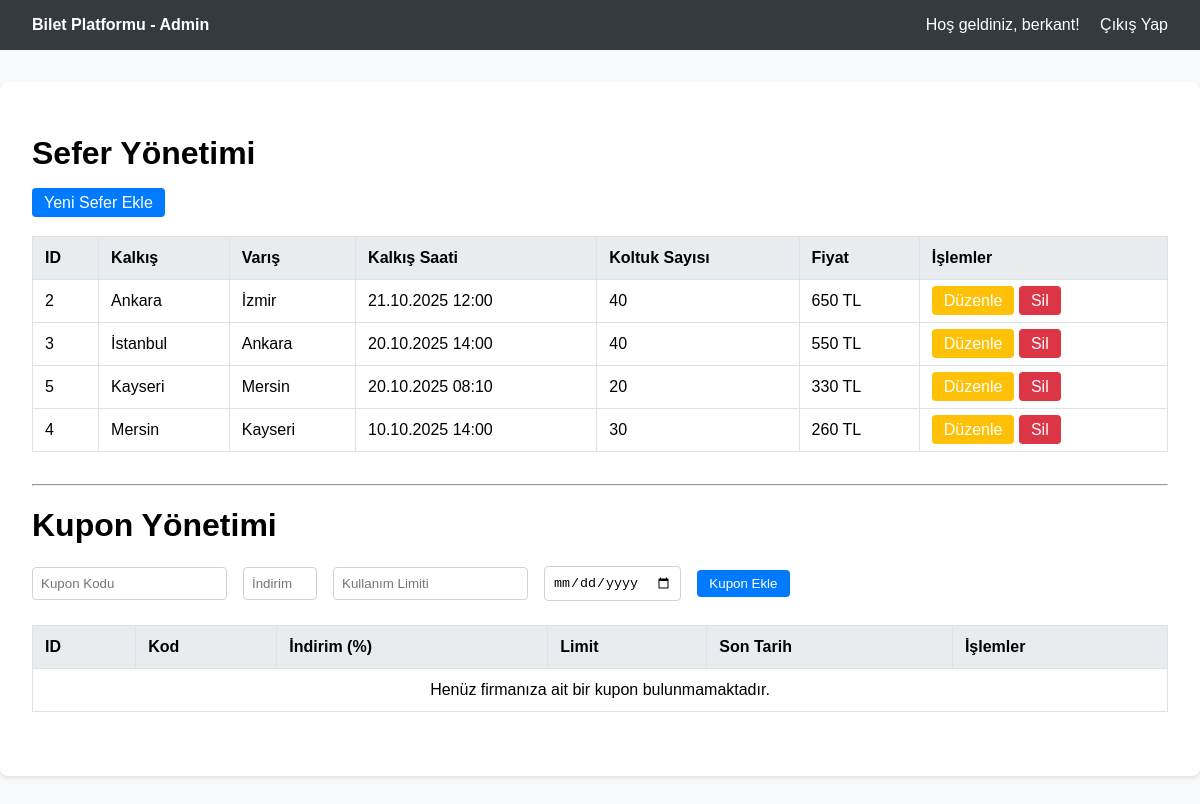
The app's page /index.php?page=company_admin_panel (signed in), older data.
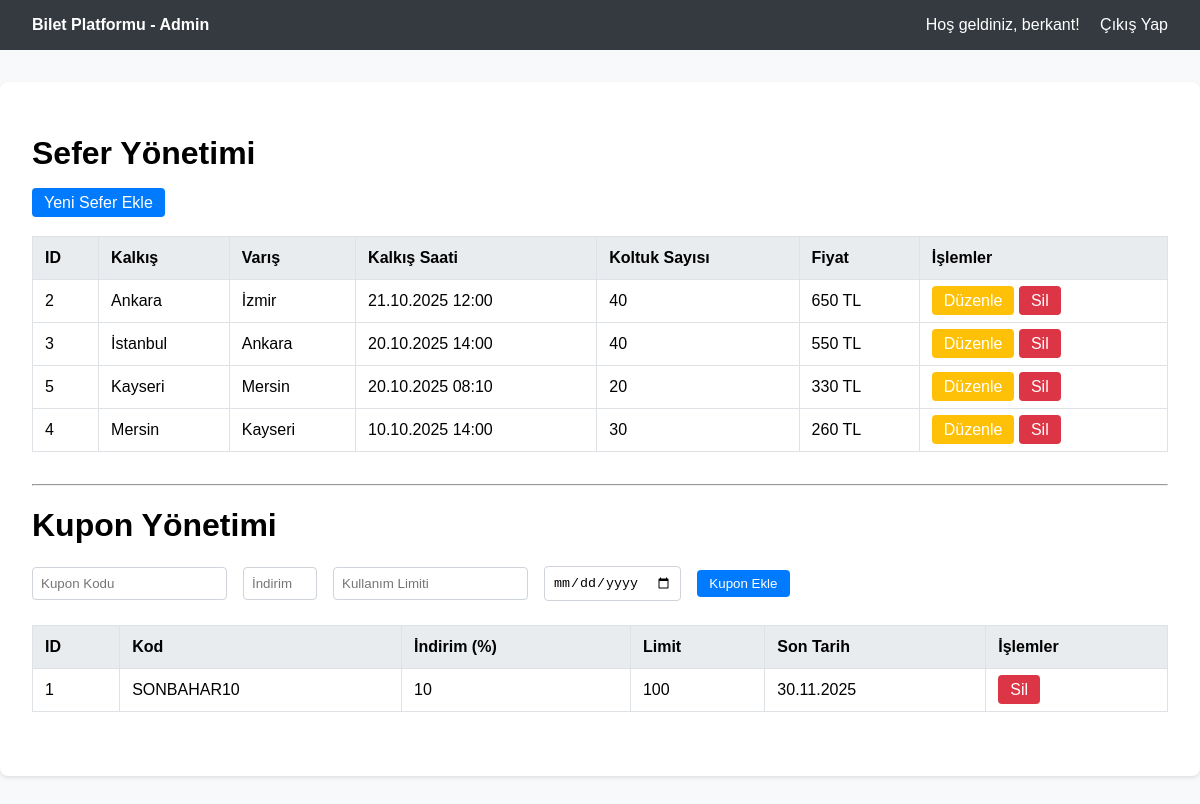
The same page, newer data.
### tables this page shows
CREATE TABLE "trips" (
	"id"	INTEGER PRIMARY KEY AUTOINCREMENT,
	"company_id"	INTEGER NOT NULL,
	"departure_location"	TEXT NOT NULL,
	"arrival_location"	TEXT NOT NULL,
	"departure_time"	TEXT NOT NULL,
	"arrival_time"	TEXT NOT NULL,
	"seat_count"	INTEGER NOT NULL,
	"price"	REAL NOT NULL,
	"created_at"	TEXT DEFAULT CURRENT_TIMESTAMP,
	FOREIGN KEY("company_id") REFERENCES "companies"("id")
);

CREATE TABLE "coupons" (
	"id"	INTEGER PRIMARY KEY AUTOINCREMENT,
	"code"	TEXT NOT NULL UNIQUE,
	"discount_rate"	INTEGER NOT NULL,
	"usage_limit"	INTEGER NOT NULL,
	"expire_date"	TEXT NOT NULL,
	"created_at"	TEXT DEFAULT CURRENT_TIMESTAMP
, company_id INTEGER REFERENCES companies(id));

### views/company_admin_panel.php (the view, shortened to what this page needs)
<?php
require_once __DIR__ . '/../config/database.php';
$company_id = $_SESSION['company_id'];
$stmt_trips = $pdo->prepare("SELECT * FROM trips WHERE company_id = ? ORDER BY departure_time DESC");
$stmt_trips->execute([$company_id]);
$company_trips = $stmt_trips->fetchAll();
$stmt_coupons = $pdo->prepare("SELECT * FROM coupons WHERE company_id = ? ORDER BY expire_date DESC");
$stmt_coupons->execute([$company_id]);
$company_coupons = $stmt_coupons->fetchAll();
?>
<!DOCTYPE html>
<html lang="tr">
<head>
</head>
<body>
    <nav class="navbar">
        <a href="/index.php?page=company_admin_panel" style="font-weight: bold;">Bilet Platformu - Admin</a>
        <div>
            <span>Hoş geldiniz, <?php echo htmlspecialchars($_SESSION['user_name']); ?>!</span>
            <a href="/index.php?action=logout">Çıkış Yap</a>
        </div>
    </nav>
    <div class="container">
        <div class="section">
            <h1>Sefer Yönetimi</h1>
            <a href="/index.php?page=add_trip" class="btn btn-primary">Yeni Sefer Ekle</a>
            <table>
                <thead>
                    <tr><th>ID</th><th>Kalkış</th><th>Varış</th><th>Kalkış Saati</th><th>Koltuk Sayısı</th><th>Fiyat</th><th>İşlemler</th></tr>
                </thead>
                <tbody>
                    <?php if (empty($company_trips)): ?>
                        <tr><td colspan="7" style="text-align: center;">Henüz firmanıza ait bir sefer bulunmamaktadır.</td></tr>
                    <?php else: ?>
                        <?php foreach ($company_trips as $trip): ?>
                            <tr>
                                <td><?php echo htmlspecialchars($trip['id']); ?></td>
                                <td><?php echo htmlspecialchars($trip['departure_location']); ?></td>
                                <td><?php echo htmlspecialchars($trip['arrival_location']); ?></td>
                                <td><?php echo date('d.m.Y H:i', strtotime($trip['departure_time'])); ?></td>
                                <td><?php echo htmlspecialchars($trip['seat_count']); ?></td>
                                <td><?php echo htmlspecialchars($trip['price']); ?> TL</td>
                                <td>
                                    <a href="/index.php?page=edit_trip&trip_id=<?php echo $trip['id']; ?>" class="btn btn-warning">Düzenle</a>
                                    <a href="/index.php?action=delete_trip&trip_id=<?php echo $trip['id']; ?>" class="btn btn-danger" onclick="return confirm('Bu seferi ve ilişkili tüm biletleri kalıcı olarak silmek istediğinizden emin misiniz? Bu işlem geri alınamaz.');">Sil</a>
                                </td>
                            </tr>
                        <?php endforeach; ?>
                    <?php endif; ?>
                </tbody>
            </table>
        </div>
        <hr>
        <div class="section">
            <h1>Kupon Yönetimi</h1>
            <form action="/index.php?action=add_company_coupon" method="POST" class="form-inline">
                <input type="text" name="code" placeholder="Kupon Kodu" required>
                <input type="number" name="discount_rate" placeholder="İndirim Oranı (%)" min="1" max="100" required>
                <input type="number" name="usage_limit" placeholder="Kullanım Limiti" min="1" required>
                <input type="date" name="expire_date" required>
                <button type="submit" class="btn btn-primary">Kupon Ekle</button>
            </form>
            <table>
                <thead>
                    <tr><th>ID</th><th>Kod</th><th>İndirim (%)</th><th>Limit</th><th>Son Tarih</th><th>İşlemler</th></tr>
                </thead>
                <tbody>
                    <?php if (empty($company_coupons)): ?>
                        <tr><td colspan="6" style="text-align: center;">Henüz firmanıza ait bir kupon bulunmamaktadır.</td></tr>
                    <?php else: ?>
                        <?php foreach ($company_coupons as $coupon): ?>
                            <tr>
                                <td><?php echo htmlspecialchars($coupon['id']); ?></td>
                                <td><?php echo htmlspecialchars($coupon['code']); ?></td>
                                <td><?php echo htmlspecialchars($coupon['discount_rate']); ?></td>
                                <td><?php echo htmlspecialchars($coupon['usage_limit']); ?></td>
                                <td><?php echo date('d.m.Y', strtotime($coupon['expire_date'])); ?></td>
                                <td><a href="/index.php?action=delete_company_coupon&coupon_id=<?php echo $coupon['id']; ?>" class="btn btn-danger" onclick="return confirm('Bu kuponu kalıcı olarak silmek istediğinizden emin misiniz?');">Sil</a></td>
                            </tr>
                        <?php endforeach; ?>
                    <?php endif; ?>
                </tbody>
            </table>
        </div>
    </div>
</body>
</html>

Row changes from the older to the newer data that the page shows:
added coupons: id "1", code "SONBAHAR10", discount_rate "10", usage_limit "100", expire_date "30.11.2025"
Text that changed along with them:
text no longer shown: "Henüz firmanıza ait bir kupon bulunmamaktadır."
